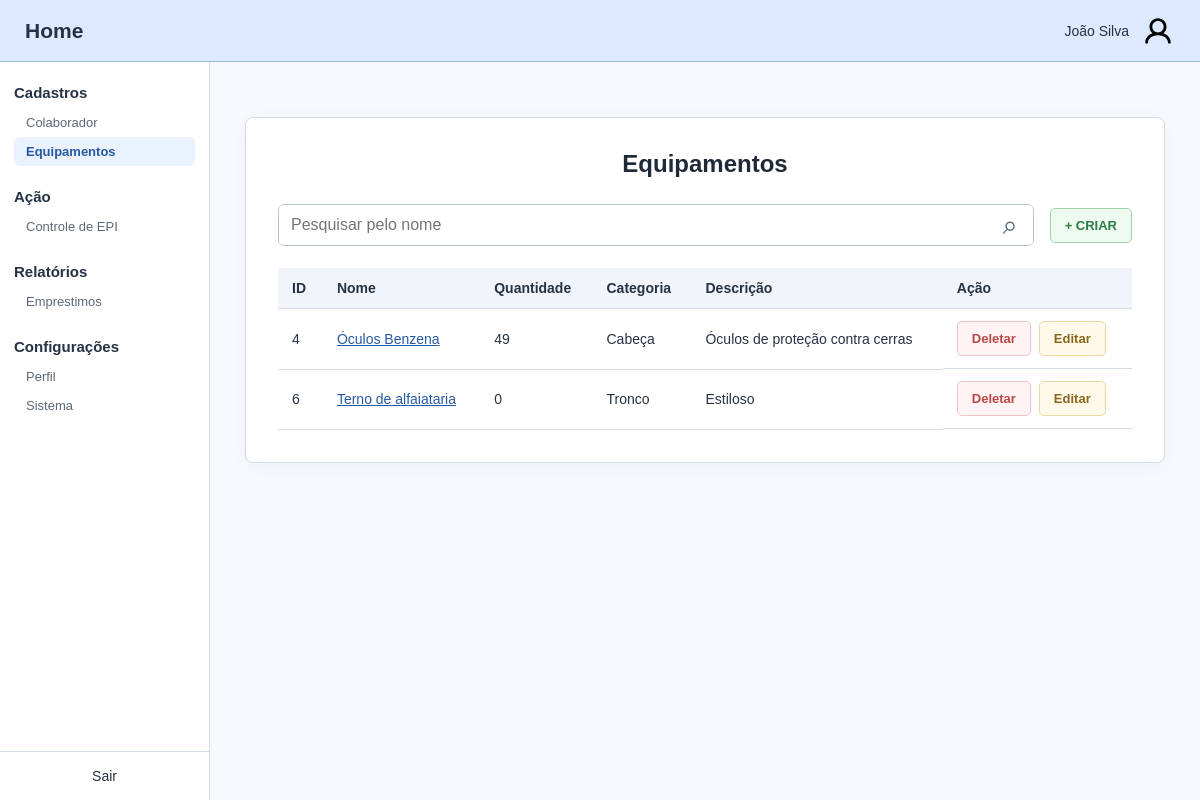
The page /equipamentos on the database its author committed.
### nucleo/models.py (models this page shows)
class TipoEquipamento(models.Model):
    CATEGORIA_CHOICES = [
         ('CABECA', 'Cabeça'),
         ('FACE','Face'),
         ('AUDITIVO','Auditivo'),
         ('RESPIRATORIO', 'Respiratório'),
         ('TRONCO', 'Tronco'),
         ('MEMBROS_SUPERIORES', 'Membros superiores'),
         ('MEMBROS_INFERIORES', 'Membros inferiores'),
         ('QUEDAS', 'Quedas'),
    ]
    nome = models.CharField(max_length=30, null=False, blank=False)
    descricao = models.CharField(max_length=100)
    categoria = models.CharField(max_length=30, null=False, choices=CATEGORIA_CHOICES, blank=False)
    @property
    def quantidade_total(self):
        return self.equipamentos.count()

### nucleo/views.py (the view)
# urls.py: path('equipamentos', views.equipamentos, name='equipamentos-inicial'),
def equipamentos(req):
    pesquisa = req.GET.get('pesquisa', '').strip()
    tipos_equipamento = TipoEquipamento.objects.all()
    if pesquisa:
        tipos_equipamento = tipos_equipamento.filter(nome__icontains=pesquisa)
    return render(req, 'nucleo/equipamentos.html', {
        'tipos_equipamento': tipos_equipamento,
        'pesquisa': pesquisa,
    })

### nucleo/templates/nucleo/equipamentos.html (shortened to what this page needs)
{% extends 'nucleo/base.html' %}
{% block content %}
<section class="content-card">
    <h1>Equipamentos</h1>
    <div class="toolbar">
        <form class="search-form" method="get" action="{% url 'equipamentos-inicial' %}">
            <input type="search" name="pesquisa" value="{{ pesquisa }}" placeholder="Pesquisar pelo nome" aria-label="Pesquisar pelo nome">
            <button class="search-button" type="submit" aria-label="Pesquisar">⌕</button>
        </form>
        <a class="button button-create" href="{% url 'equipamentos-criar' %}">+ CRIAR</a>
    </div>
    <div class="table-scroll">
        <table class="collaborator-table">
            <thead><tr><th>ID</th><th>Nome</th><th>Quantidade</th><th>Categoria</th><th>Descrição</th><th>Ação</th></tr></thead>
            <tbody>
                {% for equipamento in tipos_equipamento %}
                <tr class="row-button" data-id="{{ equipamento.id }}">
                    <td>{{ equipamento.id }}</td>
                    <td><a class="equipment-link" href="{% url 'equipamentos-registros-inicial' equipamento.id %}">{{ equipamento.nome }}</a></td>
                    <td>{{ equipamento.quantidade_total }}</td>
                    <td>{{ equipamento.get_categoria_display }}</td>
                    <td>{{ equipamento.descricao }}</td>
                    <td class="table-actions"><a class="button button-delete" href="{% url 'equipamentos-excluir' equipamento.id %}">Deletar</a><a class="button button-edit" href="{% url 'equipamentos-editar' equipamento.id %}">Editar</a></td>
                </tr>
                {% empty %}
                <tr><td colspan="6" class="empty-state">Nenhum equipamento encontrado.</td></tr>
                {% endfor %}
            </tbody>
        </table>
    </div>
</section>
{% endblock %}

### nucleo/static/css/style.css (style rules this page uses)
:root { --blue: #dce9ff; --blue-border: #9bb8e5; --text: #263244; --border: #d6dce5; --background: #f7f9fc; --green: #3e9158; --red: #b94747; }
* { box-sizing: border-box; }
body { margin: 0; font-family: Arial, sans-serif; color: var(--text); background: var(--background); }
a { color: inherit; text-decoration: none; }
button, input, select { font: inherit; }
.content-card { width: 100%; max-width: 920px; padding: 32px; background: #fff; border: 1px solid var(--border); border-radius: 8px; box-shadow: 0 5px 22px #25334b0a; }
.content-card h1 { margin: 0 0 26px; font-size: 24px; text-align: center; color: #202938; }
.toolbar { display: flex; gap: 16px; margin-bottom: 22px; align-items: center; }
.search-form { flex: 1; display: flex; min-width: 0; border: 1px solid #b8c2d0; border-radius: 6px; overflow: hidden; }
.search-form input { width: 100%; min-width: 0; padding: 11px 12px; border: 0; outline: 0; }
.search-button { border: 0; background: #fff; padding: 0 15px; cursor: pointer; font-size: 27px; color: #536579; }
.button { display: inline-flex; align-items: center; justify-content: center; padding: 9px 14px; border-radius: 5px; border: 1px solid transparent; cursor: pointer; font-size: 13px; font-weight: bold; white-space: nowrap; }
.button-create { background: #eef9f0; color: #2d7d46; border-color: #9ed4ac; }
.table-scroll { overflow-x: auto; }
.collaborator-table { width: 100%; border-collapse: collapse; font-size: 14px; }
.collaborator-table th { background: #f1f5fb; text-align: left; }
.collaborator-table th, .collaborator-table td { padding: 12px 14px; border-bottom: 1px solid var(--border); }
.table-actions { display: flex; gap: 8px; }
.button-delete { color: var(--red); background: #fff3f3; border-color: #f0c4c4; }
.button-edit { color: #8a661c; background: #fff9e9; border-color: #ecd8a5; }
.equipment-link { color: #2759a2; text-decoration: underline; }
.row-button { cursor: pointer; }

### rows shown on the page
TipoEquipamento: id "4", nome "Óculos Benzena", quantidade_total "49", categoria "Cabeça", descricao "Óculos de proteção contra cerras"
TipoEquipamento: id "6", nome "Terno de alfaiataria", quantidade_total "0", categoria "Tronco", descricao "Estiloso"
